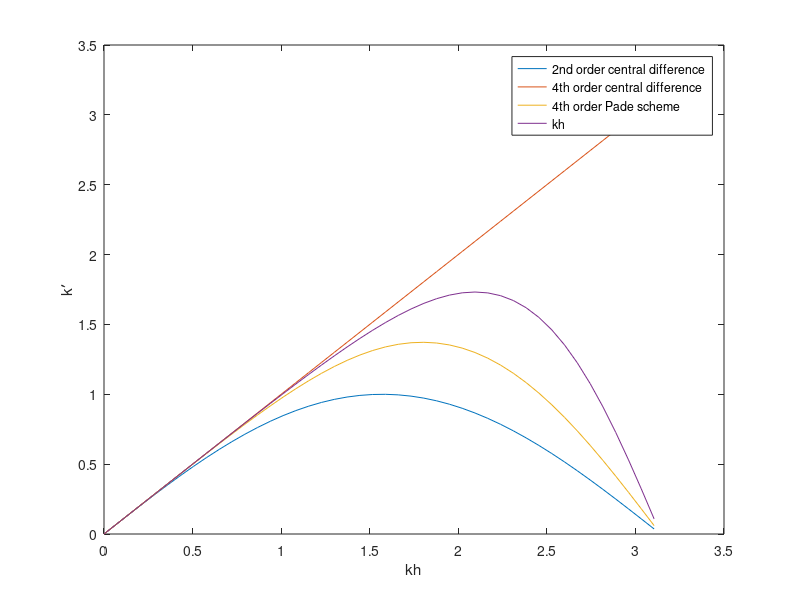

MATLAB code for this plot:
L = 13N = 87h = L / Nn = [0 : 1 : N/2]k = 2*pi / L*nkh = 2*pi / N*nkh_second_order = sin(kh)kh_fourth_order = (-sin(4*pi*n/N)+8*sin(2*pi*n/N))/6kh_Pade_scheme = 3*sin(kh)./(2+cos(kh))% plotting partkh_true = khplot(kh,kh_second_order)hold onplot(kh, kh_true)plot(kh, kh_fourth_order)plot(kh, kh_Pade_scheme)hold offxlabel('kh');ylabel('k′');legend('2nd order central difference', '4th order central difference','4th order Pade scheme', 'kh');print("-djpeg",["B_2",'.jpg'])